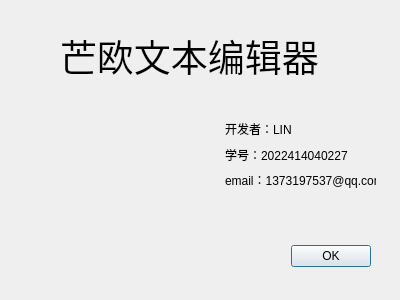
<?xml version="1.0" encoding="UTF-8"?>
<ui version="4.0">
 <class>AboutDialog</class>
 <widget class="QDialog" name="AboutDialog">
  <property name="geometry">
   <rect>
    <x>0</x>
    <y>0</y>
    <width>400</width>
    <height>300</height>
   </rect>
  </property>
  <property name="windowTitle">
   <string>Dialog</string>
  </property>
  <widget class="QDialogButtonBox" name="buttonBox">
   <property name="geometry">
    <rect>
     <x>30</x>
     <y>240</y>
     <width>341</width>
     <height>32</height>
    </rect>
   </property>
   <property name="orientation">
    <enum>Qt::Horizontal</enum>
   </property>
   <property name="standardButtons">
    <set>QDialogButtonBox::Ok</set>
   </property>
  </widget>
  <widget class="QLabel" name="label">
   <property name="geometry">
    <rect>
     <x>60</x>
     <y>10</y>
     <width>271</width>
     <height>91</height>
    </rect>
   </property>
   <property name="font">
    <font>
     <family>Bodoni MT</family>
     <pointsize>28</pointsize>
    </font>
   </property>
   <property name="text">
    <string>芒欧文本编辑器</string>
   </property>
  </widget>
  <widget class="QLabel" name="label_5">
   <property name="geometry">
    <rect>
     <x>30</x>
     <y>100</y>
     <width>151</width>
     <height>141</height>
    </rect>
   </property>
   <property name="styleSheet">
    <string notr="true">border-image: url(:/img/cha zhao.png);</string>
   </property>
   <property name="text">
    <string/>
   </property>
  </widget>
  <widget class="QWidget" name="">
   <property name="geometry">
    <rect>
     <x>225</x>
     <y>119</y>
     <width>151</width>
     <height>71</height>
    </rect>
   </property>
   <layout class="QVBoxLayout" name="verticalLayout">
    <item>
     <widget class="QLabel" name="label_2">
      <property name="text">
       <string>开发者：LIN</string>
      </property>
     </widget>
    </item>
    <item>
     <widget class="QLabel" name="label_3">
      <property name="text">
       <string>学号：2022414040227</string>
      </property>
     </widget>
    </item>
    <item>
     <widget class="QLabel" name="label_4">
      <property name="text">
       <string>email：1373197537@qq.com</string>
      </property>
     </widget>
    </item>
   </layout>
  </widget>
 </widget>
 <resources/>
 <connections>
  <connection>
   <sender>buttonBox</sender>
   <signal>accepted()</signal>
   <receiver>AboutDialog</receiver>
   <slot>accept()</slot>
   <hints>
    <hint type="sourcelabel">
     <x>248</x>
     <y>254</y>
    </hint>
    <hint type="destinationlabel">
     <x>157</x>
     <y>274</y>
    </hint>
   </hints>
  </connection>
  <connection>
   <sender>buttonBox</sender>
   <signal>rejected()</signal>
   <receiver>AboutDialog</receiver>
   <slot>reject()</slot>
   <hints>
    <hint type="sourcelabel">
     <x>316</x>
     <y>260</y>
    </hint>
    <hint type="destinationlabel">
     <x>286</x>
     <y>274</y>
    </hint>
   </hints>
  </connection>
 </connections>
</ui>
